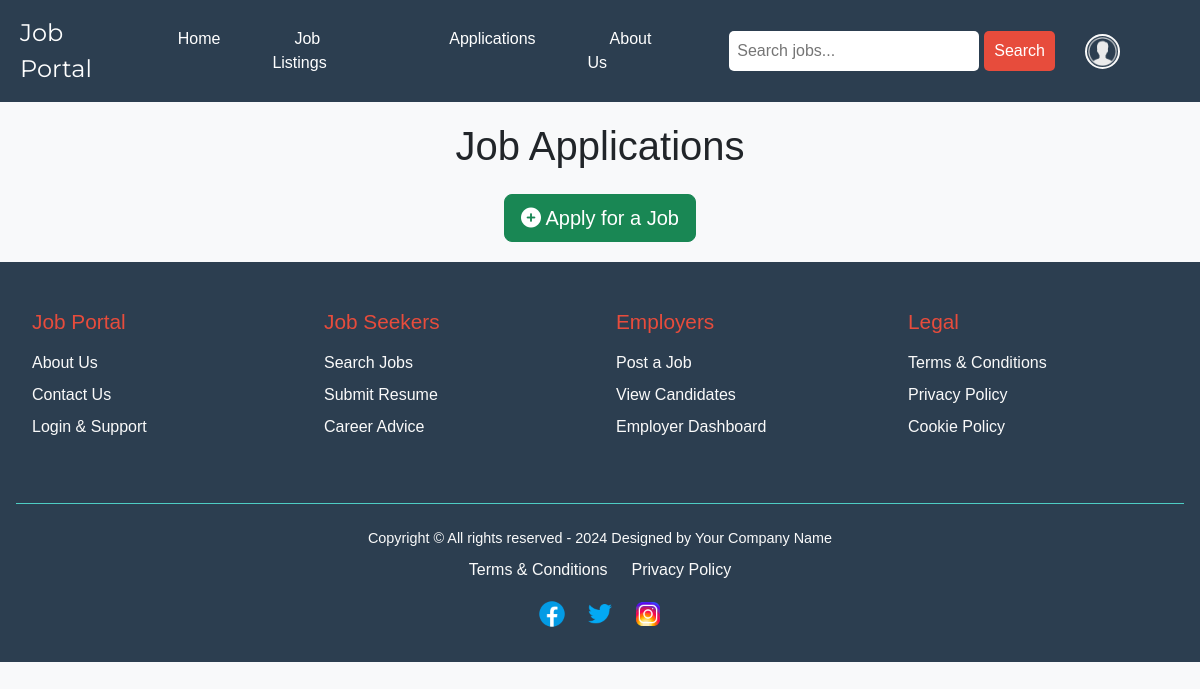
The app's page /applications.php (signed in), older data.
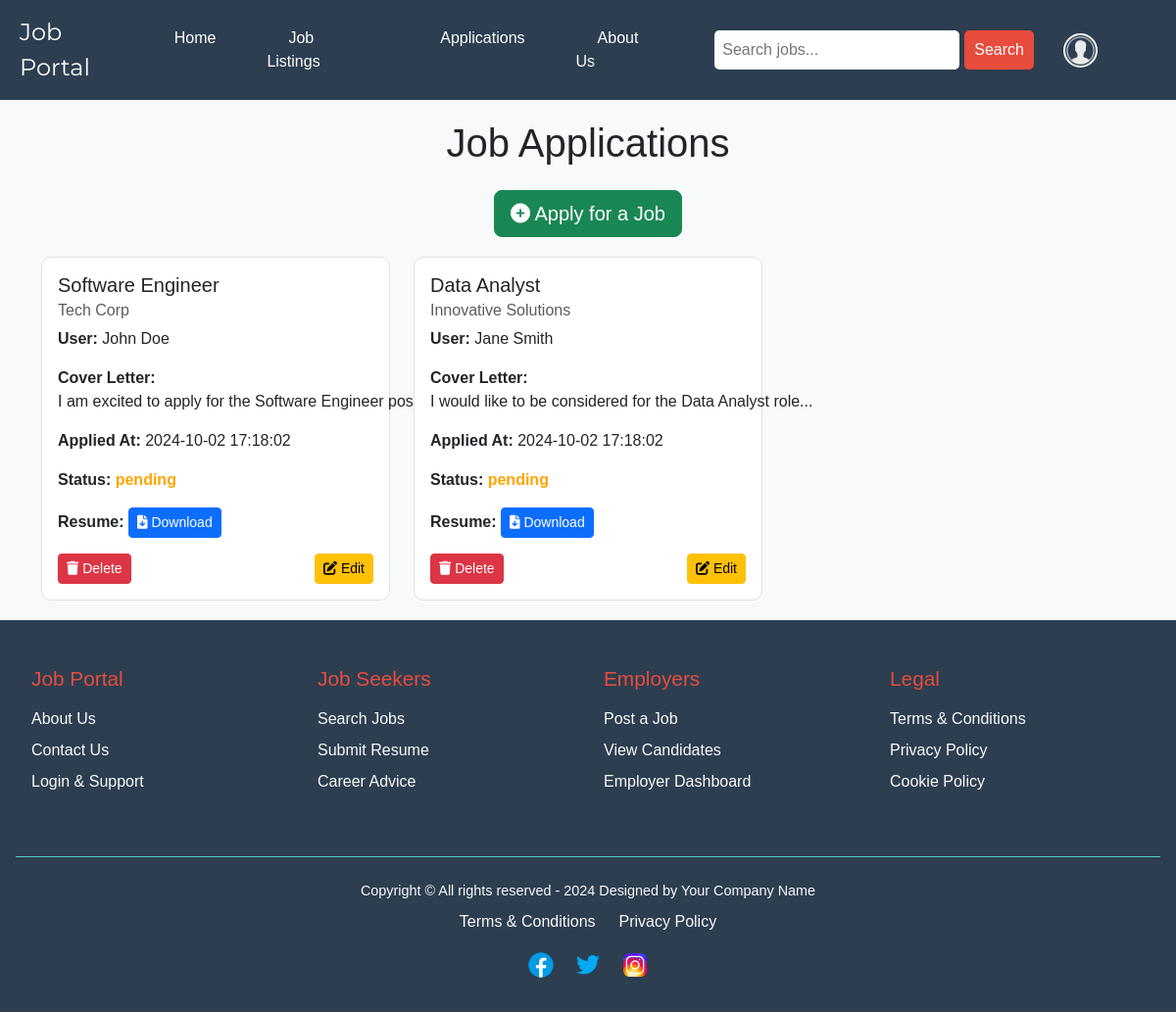
The same page, newer data.
### tables this page shows
CREATE TABLE `applications` (
  `application_id` INT(11) NOT NULL AUTO_INCREMENT COMMENT 'Unique ID for each application',
  `user_id` INT(11) NOT NULL COMMENT 'ID of the user applying for the job, references users table',
  `job_id` INT(11) NOT NULL COMMENT 'ID of the job being applied to, references jobs table',
  `cover_letter` TEXT DEFAULT NULL COMMENT 'Optional cover letter submitted with the application',
  `applied_at` TIMESTAMP NOT NULL DEFAULT CURRENT_TIMESTAMP COMMENT 'Timestamp when the application was submitted',
  `status` ENUM('pending', 'reviewed', 'accepted', 'rejected') DEFAULT 'pending' COMMENT 'Status of the job application',
  PRIMARY KEY (`application_id`),
  CONSTRAINT `fk_user_id` FOREIGN KEY (`user_id`) REFERENCES `users`(`id`) ON DELETE CASCADE ON UPDATE CASCADE,
  CONSTRAINT `fk_job_id` FOREIGN KEY (`job_id`) REFERENCES `jobs`(`job_id`) ON DELETE CASCADE ON UPDATE CASCADE,
  INDEX `idx_user_id` (`user_id`),
  INDEX `idx_job_id` (`job_id`)
);

CREATE TABLE `jobs` (
  `job_id` int(11) NOT NULL AUTO_INCREMENT,
  `company_id` int(11) NOT NULL,
  `job_title` varchar(255) NOT NULL,
  `description` text NOT NULL,
  `location` varchar(255) NOT NULL,
  `salary` decimal(10,2) DEFAULT NULL,
  `posted_at` timestamp NOT NULL DEFAULT current_timestamp(),
  PRIMARY KEY (`job_id`),
  FOREIGN KEY (`company_id`) REFERENCES `companies`(`company_id`) ON DELETE CASCADE
);

CREATE TABLE `companies` (
  `company_id` int(11) NOT NULL AUTO_INCREMENT,
  `company_name` varchar(255) NOT NULL,
  `email` varchar(100) NOT NULL UNIQUE,
  `address` text NOT NULL,
  `contact_number` varchar(20) DEFAULT NULL,
  `created_at` timestamp NOT NULL DEFAULT current_timestamp(),
  `updated_at` timestamp NOT NULL DEFAULT current_timestamp() ON UPDATE current_timestamp(),
  PRIMARY KEY (`company_id`)
);

CREATE TABLE `users` (
  `id` int(11) NOT NULL AUTO_INCREMENT,
  `name` varchar(100) NOT NULL,
  `email` varchar(100) NOT NULL UNIQUE,
  `password` varchar(255) NOT NULL,
  `phone_number` varchar(20) DEFAULT NULL,
  `type` tinyint(1) NOT NULL DEFAULT 0 COMMENT '0 for client, 1 for admin',
  `created_at` timestamp NOT NULL DEFAULT current_timestamp(),
  `updated_at` timestamp NOT NULL DEFAULT current_timestamp() ON UPDATE current_timestamp(),
  PRIMARY KEY (`id`)
);

### applications.php (the view, shortened to what this page needs)
<?php
include('navBar.php');
$query = "SELECT a.application_id, a.cover_letter, a.applied_at, a.status,
                 u.name AS user_name, j.job_title, c.company_name, a.resume_file
          FROM applications a
          JOIN users u ON a.user_id = u.id
          JOIN jobs j ON a.job_id = j.job_id
          JOIN companies c ON a.company_id = c.company_id";
$result = mysqli_query($con, $query);
?>
<!DOCTYPE html>
<html lang="en">
<head>
    <link rel="stylesheet" href="https://cdnjs.cloudflare.com/ajax/libs/font-awesome/6.0.0-beta3/css/all.min.css">
    <link rel="stylesheet" href="https://cdnjs.cloudflare.com/ajax/libs/bootstrap/5.3.0/css/bootstrap.min.css">
</head>
<body>
<div class="container">
    <h1 class="text-center mb-4">Job Applications</h1>
    <div class="text-center apply-button">
        <a href="apply.php" class="btn btn-success btn-lg">
            <i class="fas fa-plus-circle"></i> Apply for a Job
        </a>
    </div>
    <div class="row">
        <?php while ($row = mysqli_fetch_assoc($result)) : ?>
            <div class="col-md-4">
                <div class="card">
                    <div class="card-body">
                        <h5 class="card-title"><?php echo htmlspecialchars($row['job_title']); ?></h5>
                        <h6 class="card-subtitle mb-2 text-muted"><?php echo htmlspecialchars($row['company_name']); ?></h6>
                        <p class="card-text"><strong>User:</strong> <?php echo htmlspecialchars($row['user_name']); ?></p>
                        <p class="card-text"><strong>Cover Letter:</strong> <span class="cover-letter" title="<?php echo htmlspecialchars($row['cover_letter']); ?>"><?php echo htmlspecialchars($row['cover_letter']); ?></span></p>
                        <p class="card-text"><strong>Applied At:</strong> <?php echo htmlspecialchars($row['applied_at']); ?></p>
                        <p class="card-text">
                            <strong>Status:</strong>
                            <?php
                                $status = htmlspecialchars($row['status']);
                                if (strcasecmp($status, 'accepted') === 0) {
                                    echo "<span class='status-accepted'>$status</span>";
                                } elseif (strcasecmp($status, 'rejected') === 0) {
                                    echo "<span class='status-rejected'>$status</span>";
                                } else {
                                    echo "<span class='status-pending'>$status</span>";
                                }
                            ?>
                        </p>
                        <p class="card-text">
                            <strong>Resume:</strong>
                            <?php if (!empty($row['resume_file'])) : ?>
                                <a href="<?php echo htmlspecialchars($row['resume_file']); ?>" class="btn btn-primary btn-sm" download>
                                    <i class="fas fa-file-download"></i> Download
                                </a>
                            <?php else : ?>
                                No Resume
                            <?php endif; ?>
                        </p>
                        <div class="d-flex justify-content-between">
                            <form action="" method="POST" onsubmit="return confirm('Are you sure you want to delete this application?');">
                                <button type="submit" class="btn btn-danger btn-sm">
                                    <i class="fas fa-trash"></i> Delete
                                </button>
                            </form>
                            <?php if (strcasecmp($row['status'], 'accepted') !== 0) : ?>
                                <a href="edit_application.php?application_id=<?php echo htmlspecialchars($row['application_id']); ?>" class="btn btn-warning btn-sm">
                                    <i class="fas fa-edit"></i> Edit
                                </a>
                            <?php endif; ?>
                        </div>
                    </div>
                </div>
            </div>
        <?php endwhile; ?>
    </div>
</div>
<?php
include('footer.php');
?>
</body>
</html>

Row changes from the older to the newer data that the page shows:
now on this page (row edited): applications: job.job_title "Software Engineer", company.company_name "Tech Corp", user.name "John Doe", cover_letter "I am excited to apply for the Software Engineer position...", applied_at "2024-10-02 17:18:02", status "pending"
now on this page (row edited): applications: job.job_title "Data Analyst", company.company_name "Innovative Solutions", user.name "Jane Smith", cover_letter "I would like to be considered for the Data Analyst role...", applied_at "2024-10-02 17:18:02", status "pending"
